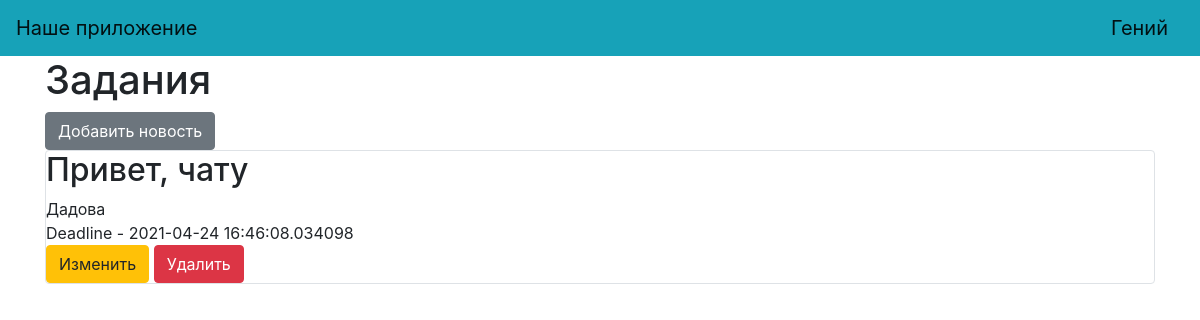
The app's page /hub/1 (signed in) with its own data.
### data/users.py (models this page shows, shortened)
class User(SqlAlchemyBase, UserMixin):
    __tablename__ = 'users'
    id = sqlalchemy.Column(sqlalchemy.Integer,
                           primary_key=True, autoincrement=True)
    name = sqlalchemy.Column(sqlalchemy.String, nullable=True)
    about = sqlalchemy.Column(sqlalchemy.String, nullable=True)
    email = sqlalchemy.Column(sqlalchemy.String,
                              index=True, unique=True, nullable=True)
    hashed_password = sqlalchemy.Column(sqlalchemy.String, nullable=True)
    created_date = sqlalchemy.Column(sqlalchemy.DateTime,
                                     default=datetime.datetime.now)
    tg = sqlalchemy.Column(sqlalchemy.String, nullable=True)
    news = orm.relation("News", back_populates='user')
    hubs = sqlalchemy.Column(sqlalchemy.String, default="[]")

### data/news.py (models this page shows)
class News(SqlAlchemyBase):
    __tablename__ = 'news'
    id = sqlalchemy.Column(sqlalchemy.Integer,
                           primary_key=True, autoincrement=True)
    title = sqlalchemy.Column(sqlalchemy.String, nullable=True)
    content = sqlalchemy.Column(sqlalchemy.String, nullable=True)
    created_date = sqlalchemy.Column(sqlalchemy.DateTime,
                                     default=datetime.datetime.now)
    hub_id = sqlalchemy.Column(sqlalchemy.Integer)
    is_private = sqlalchemy.Column(sqlalchemy.Boolean, default=True)
    user_id = sqlalchemy.Column(sqlalchemy.Integer,
                                sqlalchemy.ForeignKey("users.id"))
    user = orm.relation('User')

### main.py (the view)
@app.route('/hub/<int:id>')
@login_required
def hub(id):
    db_sess = db_session.create_session()
    if current_user.is_authenticated and id in eval(current_user.hubs):
        news = db_sess.query(News).filter(
            (News.user_id == current_user.id) | (News.hub_id == id))
    else:
        abort(404)
    return render_template("hub.html", news=news, id_hub=id, admin_id=db_sess.query(Hubs).filter_by(id=id).first().admin)

### data/db_session.py (called while the page is built)
def create_session() -> Session:
    global __factory
    return __factory()

### main.py (called while the page is built)
@login_manager.user_loader
def load_user(user_id):
    db_sess = db_session.create_session()
    return db_sess.query(User).get(user_id)

### templates/hub.html
{% extends "base.html" %}
{% block content %}
<h1>Задания</h1>
{% if current_user.is_authenticated and current_user.id == admin_id %}
        <a href="/hub/{{ id_hub }}/quest" class="btn btn-secondary">Добавить новость</a>
    {% endif %}
{% for item in news%}
{% if current_user.is_authenticated and current_user.id == item.user_id %}
<div class="col-md6 border rounded">
    <h2>{{item.title}}</h2>
    <div>
        {{item.content}}
    </div>
    <div>
        Deadline - {{item.created_date}}
    </div>
    {% if current_user.is_authenticated and current_user.id == admin_id %}
        <div>
            <a href="/quest/{{ item.id }}" class="btn btn-warning">
                Изменить
            </a>
            <a href="/quest_delete/{{ item.id }}" class="btn btn-danger">
                Удалить
            </a>
        </div>
    {% endif %}
</div>
{% endif %}
{% endfor %}
{% endblock %}

### templates/base.html (shortened to what this page needs)
<!doctype html>
<html lang="en">
<head>
    <link rel="stylesheet"
          href="https://stackpath.bootstrapcdn.com/bootstrap/4.4.1/css/bootstrap.min.css"
>
</head>
<body>
<header>
    <nav class="navbar navbar-light bg-info">
        <a class="navbar-brand" href="index">Наше приложение</a>
        {% if current_user.is_authenticated %}
            <a class="navbar-brand" href="/logout">{{ current_user.name }}</a>
        {% else %}
            <p>
                <a class="btn btn-warning " href="/register">Зарегистрироваться</a>
                <a class="btn btn-danger " href="/login">Войти</a>
            </p>
        {% endif %}
    </nav>
</header>
<main role="main" class="container">
    {% block content %}{% endblock %}
</main>
</body>
</html>

### records on screen
User: name "Гений"
News: title "Привет, чату", content "Дадова", created_date "2021-04-24 16:46:08.034098"
